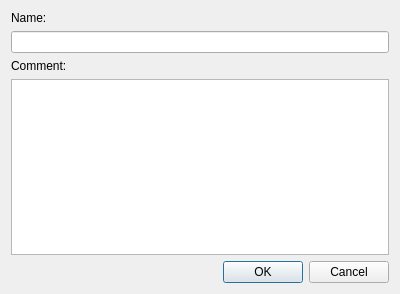
<?xml version="1.0" encoding="UTF-8"?>
<ui version="4.0">
 <class>createSelectionDialog</class>
 <widget class="QDialog" name="createSelectionDialog">
  <property name="windowModality">
   <enum>Qt::ApplicationModal</enum>
  </property>
  <property name="geometry">
   <rect>
    <x>0</x>
    <y>0</y>
    <width>400</width>
    <height>294</height>
   </rect>
  </property>
  <property name="windowTitle">
   <string>Gene Selection</string>
  </property>
  <property name="toolTip">
   <string>Gene Selection Creation Dialog</string>
  </property>
  <property name="statusTip">
   <string>Gene Selection Creation Dialog</string>
  </property>
  <property name="modal">
   <bool>true</bool>
  </property>
  <layout class="QVBoxLayout" name="verticalLayout">
   <item>
    <widget class="QLabel" name="nameLabel">
     <property name="text">
      <string>Name:</string>
     </property>
    </widget>
   </item>
   <item>
    <widget class="QLineEdit" name="name"/>
   </item>
   <item>
    <widget class="QLabel" name="commentLabel">
     <property name="text">
      <string>Comment:</string>
     </property>
    </widget>
   </item>
   <item>
    <widget class="QTextEdit" name="comment"/>
   </item>
   <item>
    <widget class="QDialogButtonBox" name="buttonBox">
     <property name="standardButtons">
      <set>QDialogButtonBox::Cancel|QDialogButtonBox::Ok</set>
     </property>
    </widget>
   </item>
  </layout>
 </widget>
 <resources/>
 <connections/>
</ui>
